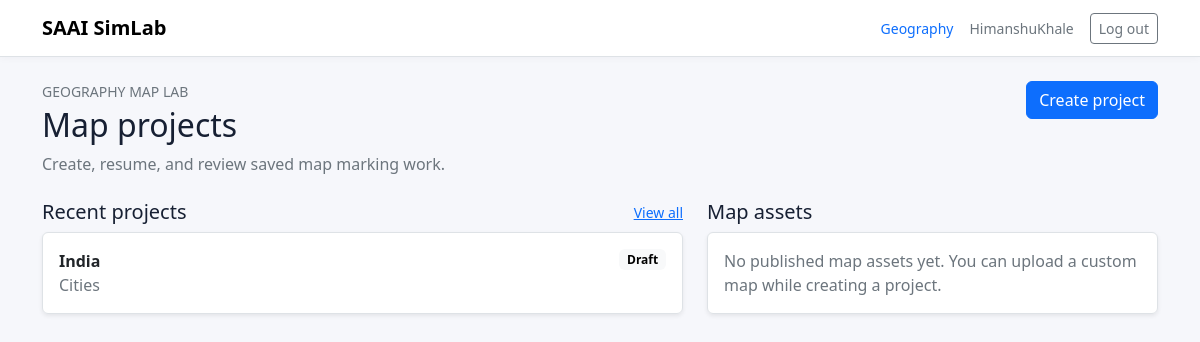
The page /geography/ (signed in) on the database its author committed.
### geography/models.py (models this page shows, shortened)
class MapProject(models.Model):
    class Status(models.TextChoices):
        DRAFT = 'draft', 'Draft'
        IN_REVIEW = 'in_review', 'In review'
        COMPLETED = 'completed', 'Completed'
        ARCHIVED = 'archived', 'Archived'
    owner = models.ForeignKey(
        settings.AUTH_USER_MODEL,
        on_delete=models.CASCADE,
        related_name='geography_map_projects',
    )
    title = models.CharField(max_length=180)
    description = models.TextField(blank=True)
    map_asset = models.ForeignKey(
        MapAsset,
        on_delete=models.SET_NULL,
        related_name='projects',
        blank=True,
        null=True,
    )
    custom_map_image = models.ImageField(upload_to='geography/project_maps/', blank=True)
    scenario = models.ForeignKey(
        Scenario,
        on_delete=models.SET_NULL,
        related_name='map_projects',
        blank=True,
        null=True,
    )
    task = models.ForeignKey(
        'GeographyTask',
        on_delete=models.SET_NULL,
        related_name='map_projects',
        blank=True,
        null=True,
    )
    session = models.ForeignKey(
        SimulationSession,
        on_delete=models.SET_NULL,
        related_name='map_projects',
        blank=True,
        null=True,
    )
    project_json = models.JSONField(default=dict, blank=True)
    calibration_json = models.JSONField(default=dict, blank=True)
    tags = models.JSONField(default=list, blank=True)
    status = models.CharField(max_length=20, choices=Status.choices, default=Status.DRAFT)
    created_at = models.DateTimeField(auto_now_add=True)
    updated_at = models.DateTimeField(auto_now=True)
    class Meta:
        ordering = ['-updated_at']

### geography/views.py (the view)
# urls.py: path('', views.dashboard, name='dashboard'),
@login_required
def dashboard(request):
    recent_projects = MapProject.objects.filter(owner=request.user).select_related('map_asset')[:5]
    map_assets = MapAsset.objects.filter(published=True).order_by('title')[:6]
    return render(
        request,
        'geography/map_dashboard.html',
        {
            'recent_projects': recent_projects,
            'map_assets': map_assets,
        },
    )

### templates/geography/map_dashboard.html (shortened to what this page needs)
{% extends "base.html" %}
{% block content %}
  <div class="d-flex flex-wrap justify-content-between align-items-start gap-3 mb-4">
    <div>
      <p class="text-uppercase text-secondary small mb-1">Geography Map Lab</p>
      <h1 class="h2 mb-2">Map projects</h1>
      <p class="text-secondary mb-0">Create, resume, and review saved map marking work.</p>
    </div>
    <a class="btn btn-primary" href="{% url 'geography:project_create' %}">Create project</a>
  </div>
  <div class="row g-4">
    <section class="col-lg-7">
      <div class="d-flex justify-content-between align-items-center mb-2">
        <h2 class="h5 mb-0">Recent projects</h2>
        <a class="small" href="{% url 'geography:project_list' %}">View all</a>
      </div>
      <div class="list-group shadow-sm">
        {% for project in recent_projects %}
          <a class="list-group-item list-group-item-action p-3" href="{% url 'geography:workspace' project.id %}">
            <div class="d-flex justify-content-between gap-3">
              <div>
                <strong>{{ project.title }}</strong>
                <p class="text-secondary mb-0">{{ project.description|default:"No description yet." }}</p>
              </div>
              <span class="badge text-bg-light align-self-start">{{ project.get_status_display }}</span>
            </div>
          </a>
        {% empty %}
          <div class="list-group-item p-3 text-secondary">No map projects yet.</div>
        {% endfor %}
      </div>
    </section>
    <aside class="col-lg-5">
      <h2 class="h5 mb-2">Map assets</h2>
      <div class="list-group shadow-sm">
        {% for asset in map_assets %}
          <a class="list-group-item list-group-item-action p-3" href="{% url 'geography:project_create' %}?asset={{ asset.id }}">
            <div class="d-flex justify-content-between gap-3">
              <div>
                <strong>{{ asset.title }}</strong>
                <p class="text-secondary mb-0">{{ asset.description|default:"Practice map asset." }}</p>
              </div>
              <span class="badge text-bg-light align-self-start">{{ asset.get_asset_type_display }}</span>
            </div>
          </a>
        {% empty %}
          <div class="list-group-item p-3 text-secondary">No published map assets yet. You can upload a custom map while creating a project.</div>
        {% endfor %}
      </div>
    </aside>
  </div>
{% endblock %}

### templates/base.html (shortened to what this page needs)
{% load static %}
<!doctype html>
<html lang="en">
<head>
  <link href="https://cdn.jsdelivr.net/npm/bootstrap@5.3.3/dist/css/bootstrap.min.css" rel="stylesheet">
  <link rel="stylesheet" href="{% static 'css/site.css' %}">
</head>
<body>
  <nav class="navbar navbar-expand-lg border-bottom bg-white">
    <div class="container">
      <a class="navbar-brand fw-semibold" href="{% url 'dashboard' %}">SAAI SimLab</a>
      <div class="d-flex gap-3 align-items-center">
        <a class="small text-decoration-none" href="{% url 'geography:dashboard' %}">Geography</a>
        {% if user.is_authenticated %}
          <span class="text-secondary small">{{ user.username }}</span>
          <form action="{% url 'logout' %}" method="post">
            <button class="btn btn-sm btn-outline-secondary" type="submit">Log out</button>
          </form>
        {% else %}
          <a class="btn btn-sm btn-primary" href="{% url 'login' %}">Log in</a>
        {% endif %}
      </div>
    </div>
  </nav>
  <main class="container py-4">
    {% block content %}{% endblock %}
  </main>
</body>
</html>

### static/css/site.css (style rules this page uses)
body { background: #f6f7fb; color: #172033; }
.navbar { box-shadow: 0 1px 8px rgba(23, 32, 51, 0.04); }

### rows shown on the page
MapProject: title "India", description "Cities", status "Draft"

### other values the page prints
{{ user.username }} "HimanshuKhale"
